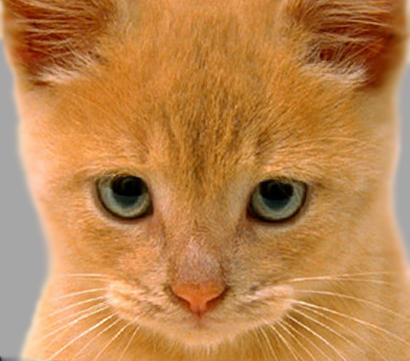
%> input picture Assignments/Assignment 1/cat.jpeg, 410 x 361 px
$ octave code.m   (GNU Octave 9; MATLAB toolbox functions it lacks are replaced by stand-ins)
%> lines starting %> are read from the running program, lines starting %| are printed output that depends on the picture
% High pass filter

clc;
clear all;


img = imread('cat.jpeg');
%> img is the input picture: size 361x410x3 uint8; mean R, G, B 188.3, 132.5, 77.1

img = rgb2gray(img);    %Use of the image is in color
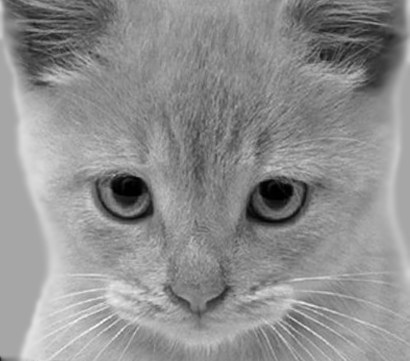
%> img: size 361x410 uint8; min 0, max 252, mean 142.9
img=double(img);
%> img: size 361x410 double
[imh, imw] = size(img);
%> imh = 361; imw = 410
hs = 5; % filter half-size
fil = fspecial('gaussian',2*hs+1,5); %size of the filter is hs*2+1 (odd) and sigma=1
figure(1), image(img), colormap gray
figure(2), imagesc(fil); % imagesc rescales the values for showing the image

fftsize = 1024; % preferred be be a power of 2 (for speed) and include padding
img_fft = fft2(img, fftsize, fftsize); % 1) fft im with padding; automatically zero-pads
fil_fft = fft2(fil, fftsize, fftsize); % 2) fft fil, pad to same size as image
img_fil_fft = img_fft .* fil_fft; % 3) multiply fft images
img_fil = ifft2(img_fil_fft, 'symmetric'); % 4) inverse fft2
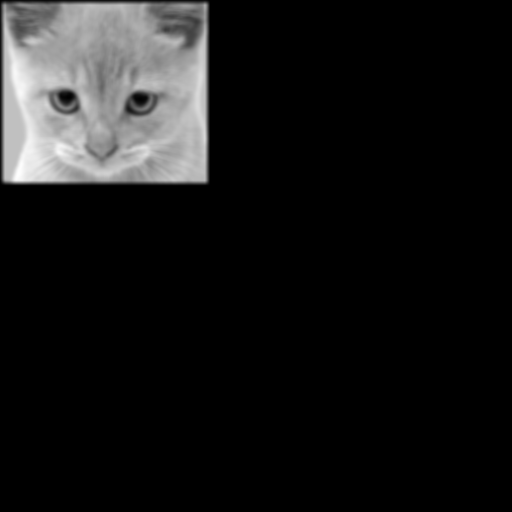
%> img_fil: size 1024x1024 double (shown at 1/2 size); min -8.53e-14, max 220.2, mean 20.2; drawn with min black and max white
img_fil = img_fil(1+hs:size(img,1)+hs, 1+hs:size(img, 2)+hs); % 5) remove padding
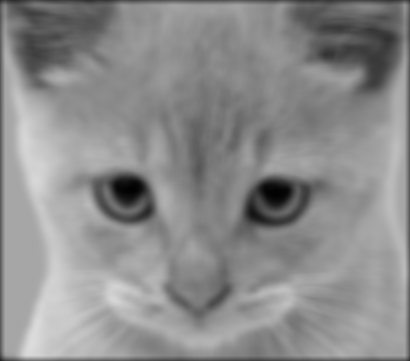
%> img_fil: size 361x410 double; min 1.22, max 220.2, mean 140.9
figure(3), imagesc(log(abs(fftshift(img_fft)))), axis image, colormap jet % FFT of image plot with shifting
%> after `colormap jet`:
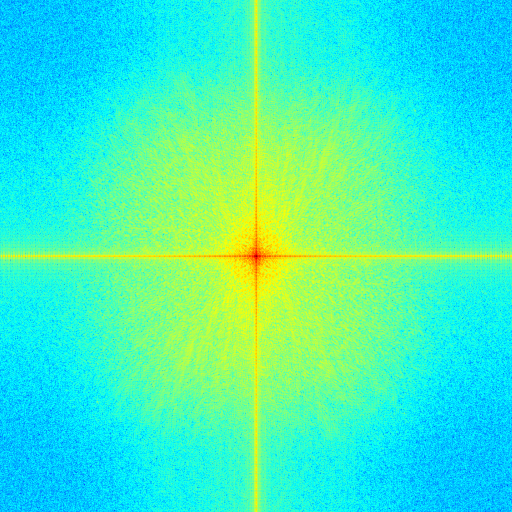
%> displayed picture: size 1024x1024x3, on the screen's scale of 0 to 255 (shown at 1/2 size); mean R, G, B 64.8, 239.5, 190.2
figure(4), imagesc(log(abs(img_fft))), axis image, colormap jet % FFT of image plot without shifting
%> after `colormap jet`:
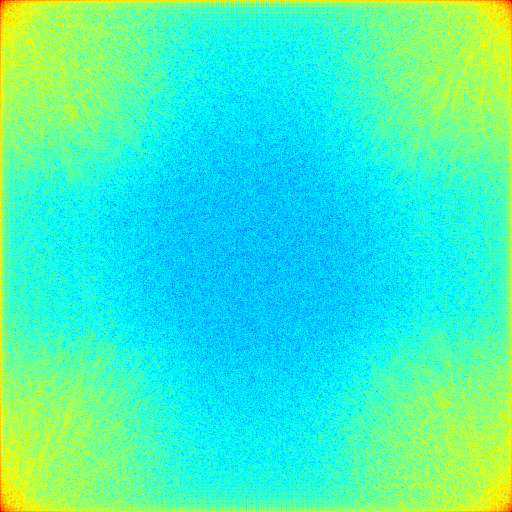
%> displayed picture: size 1024x1024x3, on the screen's scale of 0 to 255 (shown at 1/2 size); mean R, G, B 64.8, 239.5, 190.2; mean of the top-left, top-right, bottom-left and bottom-right quarters 164.8, 164.9, 164.9, 164.8
figure(5), imagesc(img_fil), axis image, colormap gray

$ run again, with Assignments/Assignment 1/dog.jpeg copied over Assignments/Assignment 1/cat.jpeg
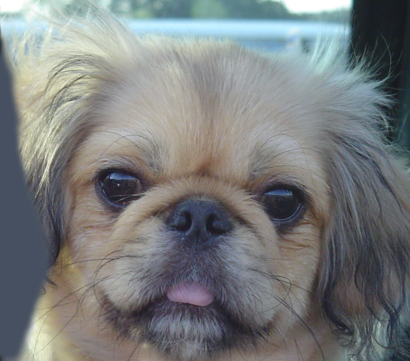
%> input picture Assignments/Assignment 1/dog.jpeg, 410 x 361 px
%> img is the input picture: size 361x410x3 uint8; mean R, G, B 121.2, 124.5, 125
%> `img_fil = ifft2(img_fil_fft, 'symmetric');`:
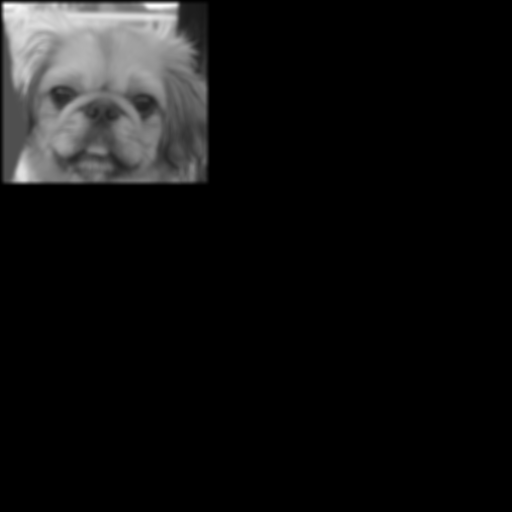
%> img_fil: size 1024x1024 double (shown at 1/2 size); min -9.24e-14, max 254.7, mean 17.4; drawn with min black and max white
%> `colormap jet`:
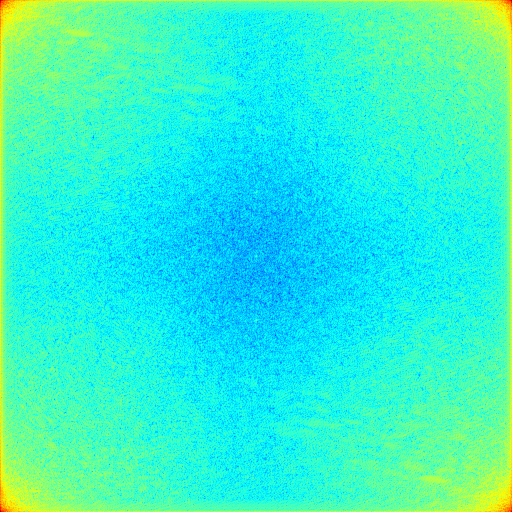
%> displayed picture: size 1024x1024x3, on the screen's scale of 0 to 255 (shown at 1/2 size); mean R, G, B 49.4, 241.3, 205.6; mean of the top-left, top-right, bottom-left and bottom-right quarters 165.5, 165.4, 165.4, 165.5
